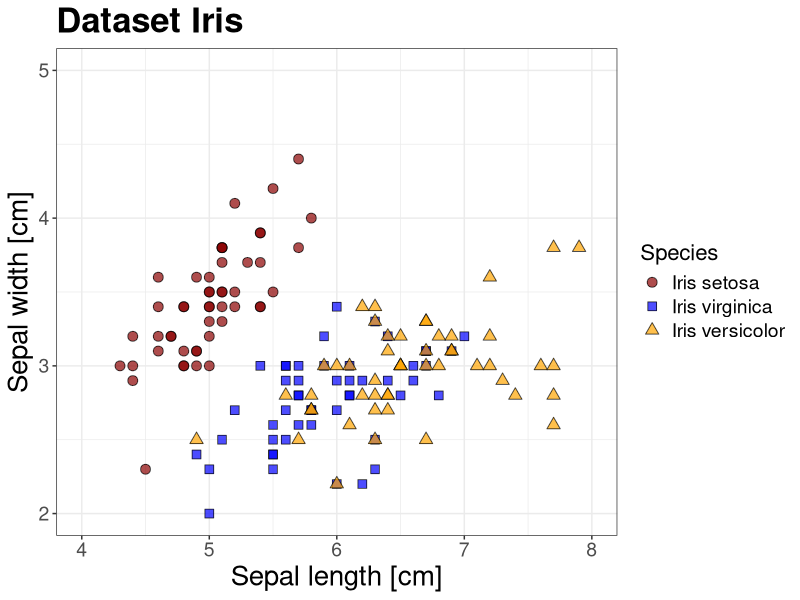
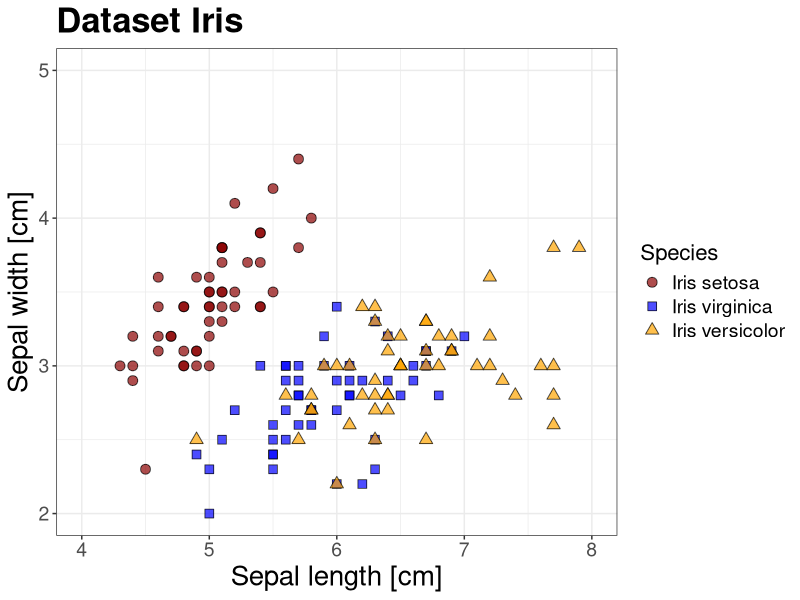

Write the R code that produced these figures, in order.
## ---- chunk 1
# settings for output
  knitr::opts_chunk$set(echo = TRUE)

# libraries used in this Rmd
  library(ggplot2)
  library(tidyverse)
  library(flextable)
## ---- chunk 2
# A data set named 'iris'
  dt_iris <- iris 

  dt_iris %>% 
    filter(row_number() < 6) %>% 
    flextable::flextable() 
## ---- chunk 3

lab_species <- c("Iris setosa", "Iris virginica", "Iris versicolor")

plot_iris_f <-
  ggplot(data = dt_iris, aes(x = Sepal.Length, y = Sepal.Width, fill = Species)) +
      geom_point(aes(shape = Species), size = 3, alpha = 0.7) +
      
      scale_fill_manual(values = c("darkred", "blue", "orange"),
                        labels = lab_species) +
      scale_shape_manual(values = c(21, 22, 24),
                         labels = lab_species) +
      labs(title = "Dataset Iris") +
      xlab("Sepal length [cm]") +
      ylab("Sepal width [cm]") +
      coord_cartesian(xlim = c(4, 8), ylim = c(2, 5)) +
      theme_bw() +
      theme(plot.title = element_text(face = "bold", size = 25),
            axis.title = element_text(size = 20),
            axis.text = element_text(size = 14),
            legend.title = element_text(size = 16),
            legend.text = element_text(size = 14)) 

plot_iris_f
## ---- chunk 4
ggsave(filename = "plot_iris_ggsave_v20231109.png", 
       path = "../Routput/",
       plot = plot_iris_f, 
       units = "cm", width = 12, height = 7, scale = 2)
